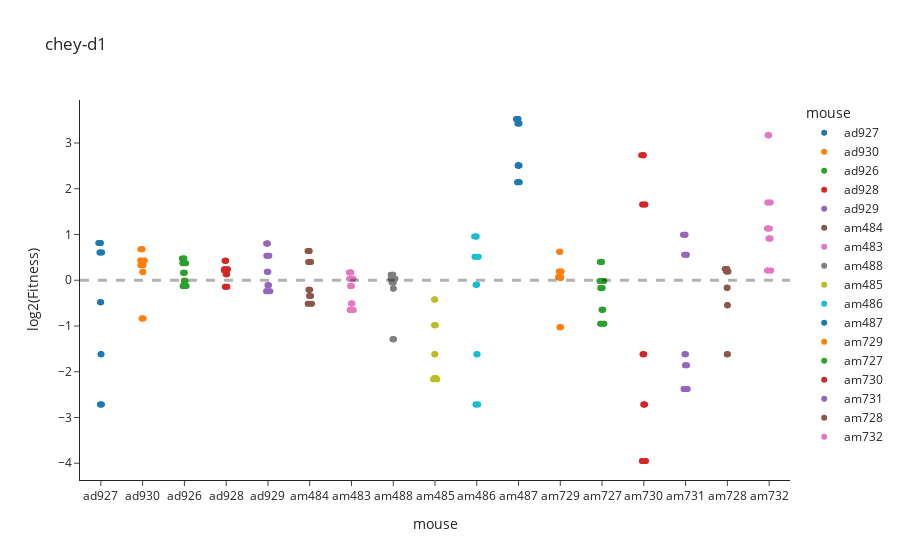

Write notebook code for a chart like this one.
### Code cell
chey_d1 = chey[chey.day == day]
fig = px.strip(chey_d1, x='mouse', y=np.log2(chey_d1['fitness']), color='mouse',  hover_data=['conc', 'fitness'],
               title = f'chey-{day}',
        template='simple_white', labels={"y": "log2(Fitness)",
                     "conc": "Dilution", "fitness": "Fitness"})
fig.add_hline(y=0, line_width=3, line_dash="dash")

### Figure 1 — Plotly figure (JSON) as saved in the notebook; plotly's stock layout.template omitted (floating-point values rounded to 4 significant figures)
{"data": [{"alignmentgroup": "True", "boxpoints": "all", "customdata": [[0.0005, 1.756], [0.0015, 1.521], [0.0001667, 0.7156], [1.852e-05, 0.3264], [5.556e-05, 0.1523], [0.0005, 1.756], [0.0015, 1.521], [0.0001667, 0.7156], [1.852e-05, 0.3264], [5.556e-05, 0.1523], [0.0005, 1.756], [0.0015, 1.521], [0.0001667, 0.7156], [1.852e-05, 0.3264], [5.556e-05, 0.1523], [0.0005, 1.756], [0.0015, 1.521], [0.0001667, 0.7156], [1.852e-05, 0.3264], [5.556e-05, 0.1523]], "fillcolor": "rgba(255,255,255,0)", "hoveron": "points", "hovertemplate": "mouse=%{x}<br>log2(Fitness)=%{y}<br>Dilution=%{customdata[0]}<br>Fitness=%{customdata[1]}<extra></extra>", "legendgroup": "ad927", "line": {"color": "rgba(255,255,255,0)"}, "marker": {"color": "#1F77B4"}, "name": "ad927", "offsetgroup": "ad927", "orientation": "v", "pointpos": 0, "showlegend": true, "type": "box", "x": ["ad927", "ad927", "ad927", "ad927", "ad927", "ad927", "ad927", "ad927", "ad927", "ad927", "ad927", "ad927", "ad927", "ad927", "ad927", "ad927", "ad927", "ad927", "ad927", "ad927"], "x0": " ", "xaxis": "x", "y": [0.8125, 0.6052, -0.4829, -1.615, -2.715, 0.8125, 0.6052, -0.4829, -1.615, -2.715, 0.8125, 0.6052, -0.4829, -1.615, -2.715, 0.8125, 0.6052, -0.4829, -1.615, -2.715], "y0": " ", "yaxis": "y"}, {"alignmentgroup": "True", "boxpoints": "all", "customdata": [[0.0005, 1.253], [0.0015, 1.134], [0.0001667, 1.596], [1.852e-05, 1.351], [5.556e-05, 0.5597], [0.0005, 1.253], [0.0015, 1.134], [0.0001667, 1.596], [1.852e-05, 1.351], [5.556e-05, 0.5597], [0.0005, 1.253], [0.0015, 1.134], [0.0001667, 1.596], [1.852e-05, 1.351], [5.556e-05, 0.5597], [0.0005, 1.253], [0.0015, 1.134], [0.0001667, 1.596], [1.852e-05, 1.351], [5.556e-05, 0.5597]], "fillcolor": "rgba(255,255,255,0)", "hoveron": "points", "hovertemplate": "mouse=%{x}<br>log2(Fitness)=%{y}<br>Dilution=%{customdata[0]}<br>Fitness=%{customdata[1]}<extra></extra>", "legendgroup": "ad930", "line": {"color": "rgba(255,255,255,0)"}, "marker": {"color": "#FF7F0E"}, "name": "ad930", "offsetgroup": "ad930", "orientation": "v", "pointpos": 0, "showlegend": true, "type": "box", "x": ["ad930", "ad930", "ad930", "ad930", "ad930", "ad930", "ad930", "ad930", "ad930", "ad930", "ad930", "ad930", "ad930", "ad930", "ad930", "ad930", "ad930", "ad930", "ad930", "ad930"], "x0": " ", "xaxis": "x", "y": [0.3257, 0.181, 0.6748, 0.4338, -0.8372, 0.3257, 0.181, 0.6748, 0.4338, -0.8372, 0.3257, 0.181, 0.6748, 0.4338, -0.8372, 0.3257, 0.181, 0.6748, 0.4338, -0.8372], "y0": " ", "yaxis": "y"}, {"alignmentgroup": "True", "boxpoints": "all", "customdata": [[0.0005, 1.122], [0.0015, 0.9931], [0.0001667, 1.39], [1.852e-05, 0.918], [5.556e-05, 1.294], [0.0005, 1.122], [0.0015, 0.9931], [0.0001667, 1.39], [1.852e-05, 0.918], [5.556e-05, 1.294], [0.0005, 1.122], [0.0015, 0.9931], [0.0001667, 1.39], [1.852e-05, 0.918], [5.556e-05, 1.294], [0.0005, 1.122], [0.0015, 0.9931], [0.0001667, 1.39], [1.852e-05, 0.918], [5.556e-05, 1.294]], "fillcolor": "rgba(255,255,255,0)", "hoveron": "points", "hovertemplate": "mouse=%{x}<br>log2(Fitness)=%{y}<br>Dilution=%{customdata[0]}<br>Fitness=%{customdata[1]}<extra></extra>", "legendgroup": "ad926", "line": {"color": "rgba(255,255,255,0)"}, "marker": {"color": "#2CA02C"}, "name": "ad926", "offsetgroup": "ad926", "orientation": "v", "pointpos": 0, "showlegend": true, "type": "box", "x": ["ad926", "ad926", "ad926", "ad926", "ad926", "ad926", "ad926", "ad926", "ad926", "ad926", "ad926", "ad926", "ad926", "ad926", "ad926", "ad926", "ad926", "ad926", "ad926", "ad926"], "x0": " ", "xaxis": "x", "y": [0.1657, -0.009993, 0.4746, -0.1234, 0.3714, 0.1657, -0.009993, 0.4746, -0.1234, 0.3714, 0.1657, -0.009993, 0.4746, -0.1234, 0.3714, 0.1657, -0.009993, 0.4746, -0.1234, 0.3714], "y0": " ", "yaxis": "y"}, {"alignmentgroup": "True", "boxpoints": "all", "customdata": [[0.0005, 1.161], [0.0015, 1.18], [0.0001667, 0.9062], [1.852e-05, 1.343], [5.556e-05, 1.094], [0.0005, 1.161], [0.0015, 1.18], [0.0001667, 0.9062], [1.852e-05, 1.343], [5.556e-05, 1.094], [0.0005, 1.161], [0.0015, 1.18], [0.0001667, 0.9062], [1.852e-05, 1.343], [5.556e-05, 1.094], [0.0005, 1.161], [0.0015, 1.18], [0.0001667, 0.9062], [1.852e-05, 1.343], [5.556e-05, 1.094]], "fillcolor": "rgba(255,255,255,0)", "hoveron": "points", "hovertemplate": "mouse=%{x}<br>log2(Fitness)=%{y}<br>Dilution=%{customdata[0]}<br>Fitness=%{customdata[1]}<extra></extra>", "legendgroup": "ad928", "line": {"color": "rgba(255,255,255,0)"}, "marker": {"color": "#D62728"}, "name": "ad928", "offsetgroup": "ad928", "orientation": "v", "pointpos": 0, "showlegend": true, "type": "box", "x": ["ad928", "ad928", "ad928", "ad928", "ad928", "ad928", "ad928", "ad928", "ad928", "ad928", "ad928", "ad928", "ad928", "ad928", "ad928", "ad928", "ad928", "ad928", "ad928", "ad928"], "x0": " ", "xaxis": "x", "y": [0.2151, 0.2385, -0.1422, 0.425, 0.13, 0.2151, 0.2385, -0.1422, 0.425, 0.13, 0.2151, 0.2385, -0.1422, 0.425, 0.13, 0.2151, 0.2385, -0.1422, 0.425, 0.13], "y0": " ", "yaxis": "y"}, {"alignmentgroup": "True", "boxpoints": "all", "customdata": [[0.0005, 1.451], [0.0015, 1.136], [0.0001667, 0.9269], [1.852e-05, 0.8458], [5.556e-05, 1.744], [0.0005, 1.451], [0.0015, 1.136], [0.0001667, 0.9269], [1.852e-05, 0.8458], [5.556e-05, 1.744], [0.0005, 1.451], [0.0015, 1.136], [0.0001667, 0.9269], [1.852e-05, 0.8458], [5.556e-05, 1.744], [0.0005, 1.451], [0.0015, 1.136], [0.0001667, 0.9269], [1.852e-05, 0.8458], [5.556e-05, 1.744]], "fillcolor": "rgba(255,255,255,0)", "hoveron": "points", "hovertemplate": "mouse=%{x}<br>log2(Fitness)=%{y}<br>Dilution=%{customdata[0]}<br>Fitness=%{customdata[1]}<extra></extra>", "legendgroup": "ad929", "line": {"color": "rgba(255,255,255,0)"}, "marker": {"color": "#9467BD"}, "name": "ad929", "offsetgroup": "ad929", "orientation": "v", "pointpos": 0, "showlegend": true, "type": "box", "x": ["ad929", "ad929", "ad929", "ad929", "ad929", "ad929", "ad929", "ad929", "ad929", "ad929", "ad929", "ad929", "ad929", "ad929", "ad929", "ad929", "ad929", "ad929", "ad929", "ad929"], "x0": " ", "xaxis": "x", "y": [0.5366, 0.1841, -0.1096, -0.2415, 0.8027, 0.5366, 0.1841, -0.1096, -0.2415, 0.8027, 0.5366, 0.1841, -0.1096, -0.2415, 0.8027, 0.5366, 0.1841, -0.1096, -0.2415, 0.8027], "y0": " ", "yaxis": "y"}, {"alignmentgroup": "True", "boxpoints": "all", "customdata": [[0.0005, 0.7864], [0.0015, 0.8665], [0.0001667, 1.555], [1.852e-05, 0.7], [5.556e-05, 1.317], [0.0005, 0.7864], [0.0015, 0.8665], [0.0001667, 1.555], [1.852e-05, 0.7], [5.556e-05, 1.317], [0.0005, 0.7864], [0.0015, 0.8665], [0.0001667, 1.555], [1.852e-05, 0.7], [5.556e-05, 1.317], [0.0005, 0.7864], [0.0015, 0.8665], [0.0001667, 1.555], [1.852e-05, 0.7], [5.556e-05, 1.317]], "fillcolor": "rgba(255,255,255,0)", "hoveron": "points", "hovertemplate": "mouse=%{x}<br>log2(Fitness)=%{y}<br>Dilution=%{customdata[0]}<br>Fitness=%{customdata[1]}<extra></extra>", "legendgroup": "am484", "line": {"color": "rgba(255,255,255,0)"}, "marker": {"color": "#8C564B"}, "name": "am484", "offsetgroup": "am484", "orientation": "v", "pointpos": 0, "showlegend": true, "type": "box", "x": ["am484", "am484", "am484", "am484", "am484", "am484", "am484", "am484", "am484", "am484", "am484", "am484", "am484", "am484", "am484", "am484", "am484", "am484", "am484", "am484"], "x0": " ", "xaxis": "x", "y": [-0.3467, -0.2068, 0.6368, -0.5145, 0.397, -0.3467, -0.2068, 0.6368, -0.5145, 0.397, -0.3467, -0.2068, 0.6368, -0.5145, 0.397, -0.3467, -0.2068, 0.6368, -0.5145, 0.397], "y0": " ", "yaxis": "y"}, {"alignmentgroup": "True", "boxpoints": "all", "customdata": [[0.0005, 0.7039], [0.0015, 0.9165], [0.0001667, 1.022], [1.852e-05, 0.6362], [5.556e-05, 1.126], [0.0005, 0.7039], [0.0015, 0.9165], [0.0001667, 1.022], [1.852e-05, 0.6362], [5.556e-05, 1.126], [0.0005, 0.7039], [0.0015, 0.9165], [0.0001667, 1.022], [1.852e-05, 0.6362], [5.556e-05, 1.126], [0.0005, 0.7039], [0.0015, 0.9165], [0.0001667, 1.022], [1.852e-05, 0.6362], [5.556e-05, 1.126]], "fillcolor": "rgba(255,255,255,0)", "hoveron": "points", "hovertemplate": "mouse=%{x}<br>log2(Fitness)=%{y}<br>Dilution=%{customdata[0]}<br>Fitness=%{customdata[1]}<extra></extra>", "legendgroup": "am483", "line": {"color": "rgba(255,255,255,0)"}, "marker": {"color": "#E377C2"}, "name": "am483", "offsetgroup": "am483", "orientation": "v", "pointpos": 0, "showlegend": true, "type": "box", "x": ["am483", "am483", "am483", "am483", "am483", "am483", "am483", "am483", "am483", "am483", "am483", "am483", "am483", "am483", "am483", "am483", "am483", "am483", "am483", "am483"], "x0": " ", "xaxis": "x", "y": [-0.5066, -0.1257, 0.03095, -0.6524, 0.1712, -0.5066, -0.1257, 0.03095, -0.6524, 0.1712, -0.5066, -0.1257, 0.03095, -0.6524, 0.1712, -0.5066, -0.1257, 0.03095, -0.6524, 0.1712], "y0": " ", "yaxis": "y"}, {"alignmentgroup": "True", "boxpoints": "all", "customdata": [[0.0005, 1.087], [0.0015, 0.9682], [0.0001667, 1.022], [1.852e-05, 0.4095], [5.556e-05, 0.8841], [0.0005, 1.087], [0.0015, 0.9682], [0.0001667, 1.022], [1.852e-05, 0.4095], [5.556e-05, 0.8841], [0.0005, 1.087], [0.0015, 0.9682], [0.0001667, 1.022], [1.852e-05, 0.4095], [5.556e-05, 0.8841], [0.0005, 1.087], [0.0015, 0.9682], [0.0001667, 1.022], [1.852e-05, 0.4095], [5.556e-05, 0.8841]], "fillcolor": "rgba(255,255,255,0)", "hoveron": "points", "hovertemplate": "mouse=%{x}<br>log2(Fitness)=%{y}<br>Dilution=%{customdata[0]}<br>Fitness=%{customdata[1]}<extra></extra>", "legendgroup": "am488", "line": {"color": "rgba(255,255,255,0)"}, "marker": {"color": "#7F7F7F"}, "name": "am488", "offsetgroup": "am488", "orientation": "v", "pointpos": 0, "showlegend": true, "type": "box", "x": ["am488", "am488", "am488", "am488", "am488", "am488", "am488", "am488", "am488", "am488", "am488", "am488", "am488", "am488", "am488", "am488", "am488", "am488", "am488", "am488"], "x0": " ", "xaxis": "x", "y": [0.1201, -0.04661, 0.03201, -1.288, -0.1778, 0.1201, -0.04661, 0.03201, -1.288, -0.1778, 0.1201, -0.04661, 0.03201, -1.288, -0.1778, 0.1201, -0.04661, 0.03201, -1.288, -0.1778], "y0": " ", "yaxis": "y"}, {"alignmentgroup": "True", "boxpoints": "all", "customdata": [[0.0005, 0.5061], [0.0015, 0.7465], [0.0001667, 0.2235], [1.852e-05, 0.3264], [5.556e-05, 0.2275], [0.0005, 0.5061], [0.0015, 0.7465], [0.0001667, 0.2235], [1.852e-05, 0.3264], [5.556e-05, 0.2275], [0.0005, 0.5061], [0.0015, 0.7465], [0.0001667, 0.2235], [1.852e-05, 0.3264], [5.556e-05, 0.2275], [0.0005, 0.5061], [0.0015, 0.7465], [0.0001667, 0.2235], [1.852e-05, 0.3264], [5.556e-05, 0.2275]], "fillcolor": "rgba(255,255,255,0)", "hoveron": "points", "hovertemplate": "mouse=%{x}<br>log2(Fitness)=%{y}<br>Dilution=%{customdata[0]}<br>Fitness=%{customdata[1]}<extra></extra>", "legendgroup": "am485", "line": {"color": "rgba(255,255,255,0)"}, "marker": {"color": "#BCBD22"}, "name": "am485", "offsetgroup": "am485", "orientation": "v", "pointpos": 0, "showlegend": true, "type": "box", "x": ["am485", "am485", "am485", "am485", "am485", "am485", "am485", "am485", "am485", "am485", "am485", "am485", "am485", "am485", "am485", "am485", "am485", "am485", "am485", "am485"], "x0": " ", "xaxis": "x", "y": [-0.9825, -0.4217, -2.161, -1.615, -2.136, -0.9825, -0.4217, -2.161, -1.615, -2.136, -0.9825, -0.4217, -2.161, -1.615, -2.136, -0.9825, -0.4217, -2.161, -1.615, -2.136], "y0": " ", "yaxis": "y"}, {"alignmentgroup": "True", "boxpoints": "all", "customdata": [[0.0005, 1.941], [0.0015, 0.9356], [0.0001667, 1.429], [1.852e-05, 0.3264], [5.556e-05, 0.1523], [0.0005, 1.941], [0.0015, 0.9356], [0.0001667, 1.429], [1.852e-05, 0.3264], [5.556e-05, 0.1523], [0.0005, 1.941], [0.0015, 0.9356], [0.0001667, 1.429], [1.852e-05, 0.3264], [5.556e-05, 0.1523], [0.0005, 1.941], [0.0015, 0.9356], [0.0001667, 1.429], [1.852e-05, 0.3264], [5.556e-05, 0.1523]], "fillcolor": "rgba(255,255,255,0)", "hoveron": "points", "hovertemplate": "mouse=%{x}<br>log2(Fitness)=%{y}<br>Dilution=%{customdata[0]}<br>Fitness=%{customdata[1]}<extra></extra>", "legendgroup": "am486", "line": {"color": "rgba(255,255,255,0)"}, "marker": {"color": "#17BECF"}, "name": "am486", "offsetgroup": "am486", "orientation": "v", "pointpos": 0, "showlegend": true, "type": "box", "x": ["am486", "am486", "am486", "am486", "am486", "am486", "am486", "am486", "am486", "am486", "am486", "am486", "am486", "am486", "am486", "am486", "am486", "am486", "am486", "am486"], "x0": " ", "xaxis": "x", "y": [0.9564, -0.09611, 0.5148, -1.615, -2.715, 0.9564, -0.09611, 0.5148, -1.615, -2.715, 0.9564, -0.09611, 0.5148, -1.615, -2.715, 0.9564, -0.09611, 0.5148, -1.615, -2.715], "y0": " ", "yaxis": "y"}, {"alignmentgroup": "True", "boxpoints": "all", "customdata": [[0.0005, 11.51], [0.0015, 10.73], [0.0001667, 4.415], [1.852e-05, 5.687], [5.556e-05, 5.692], [0.0005, 11.51], [0.0015, 10.73], [0.0001667, 4.415], [1.852e-05, 5.687], [5.556e-05, 5.692], [0.0005, 11.51], [0.0015, 10.73], [0.0001667, 4.415], [1.852e-05, 5.687], [5.556e-05, 5.692], [0.0005, 11.51], [0.0015, 10.73], [0.0001667, 4.415], [1.852e-05, 5.687], [5.556e-05, 5.692]], "fillcolor": "rgba(255,255,255,0)", "hoveron": "points", "hovertemplate": "mouse=%{x}<br>log2(Fitness)=%{y}<br>Dilution=%{customdata[0]}<br>Fitness=%{customdata[1]}<extra></extra>", "legendgroup": "am487", "line": {"color": "rgba(255,255,255,0)"}, "marker": {"color": "#1F77B4"}, "name": "am487", "offsetgroup": "am487", "orientation": "v", "pointpos": 0, "showlegend": true, "type": "box", "x": ["am487", "am487", "am487", "am487", "am487", "am487", "am487", "am487", "am487", "am487", "am487", "am487", "am487", "am487", "am487", "am487", "am487", "am487", "am487", "am487"], "x0": " ", "xaxis": "x", "y": [3.524, 3.424, 2.143, 2.508, 2.509, 3.524, 3.424, 2.143, 2.508, 2.509, 3.524, 3.424, 2.143, 2.508, 2.509, 3.524, 3.424, 2.143, 2.508, 2.509], "y0": " ", "yaxis": "y"}, {"alignmentgroup": "True", "boxpoints": "all", "customdata": [[0.0005, 1.05], [0.0015, 1.036], [0.0001667, 1.14], [1.852e-05, 0.4899], [5.556e-05, 1.541], [0.0005, 1.05], [0.0015, 1.036], [0.0001667, 1.14], [1.852e-05, 0.4899], [5.556e-05, 1.541], [0.0005, 1.05], [0.0015, 1.036], [0.0001667, 1.14], [1.852e-05, 0.4899], [5.556e-05, 1.541], [0.0005, 1.05], [0.0015, 1.036], [0.0001667, 1.14], [1.852e-05, 0.4899], [5.556e-05, 1.541]], "fillcolor": "rgba(255,255,255,0)", "hoveron": "points", "hovertemplate": "mouse=%{x}<br>log2(Fitness)=%{y}<br>Dilution=%{customdata[0]}<br>Fitness=%{customdata[1]}<extra></extra>", "legendgroup": "am729", "line": {"color": "rgba(255,255,255,0)"}, "marker": {"color": "#FF7F0E"}, "name": "am729", "offsetgroup": "am729", "orientation": "v", "pointpos": 0, "showlegend": true, "type": "box", "x": ["am729", "am729", "am729", "am729", "am729", "am729", "am729", "am729", "am729", "am729", "am729", "am729", "am729", "am729", "am729", "am729", "am729", "am729", "am729", "am729"], "x0": " ", "xaxis": "x", "y": [0.07, 0.05034, 0.1886, -1.029, 0.6238, 0.07, 0.05034, 0.1886, -1.029, 0.6238, 0.07, 0.05034, 0.1886, -1.029, 0.6238, 0.07, 0.05034, 0.1886, -1.029, 0.6238], "y0": " ", "yaxis": "y"}, {"alignmentgroup": "True", "boxpoints": "all", "customdata": [[0.0005, 1.316], [0.0015, 0.9882], [0.0001667, 0.6404], [1.852e-05, 0.8903], [5.556e-05, 0.5167], [0.0005, 1.316], [0.0015, 0.9882], [0.0001667, 0.6404], [1.852e-05, 0.8903], [5.556e-05, 0.5167], [0.0005, 1.316], [0.0015, 0.9882], [0.0001667, 0.6404], [1.852e-05, 0.8903], [5.556e-05, 0.5167], [0.0005, 1.316], [0.0015, 0.9882], [0.0001667, 0.6404], [1.852e-05, 0.8903], [5.556e-05, 0.5167]], "fillcolor": "rgba(255,255,255,0)", "hoveron": "points", "hovertemplate": "mouse=%{x}<br>log2(Fitness)=%{y}<br>Dilution=%{customdata[0]}<br>Fitness=%{customdata[1]}<extra></extra>", "legendgroup": "am727", "line": {"color": "rgba(255,255,255,0)"}, "marker": {"color": "#2CA02C"}, "name": "am727", "offsetgroup": "am727", "orientation": "v", "pointpos": 0, "showlegend": true, "type": "box", "x": ["am727", "am727", "am727", "am727", "am727", "am727", "am727", "am727", "am727", "am727", "am727", "am727", "am727", "am727", "am727", "am727", "am727", "am727", "am727", "am727"], "x0": " ", "xaxis": "x", "y": [0.3966, -0.01707, -0.643, -0.1677, -0.9527, 0.3966, -0.01707, -0.643, -0.1677, -0.9527, 0.3966, -0.01707, -0.643, -0.1677, -0.9527, 0.3966, -0.01707, -0.643, -0.1677, -0.9527], "y0": " ", "yaxis": "y"}, {"alignmentgroup": "True", "boxpoints": "all", "customdata": [[0.0005, 3.145], [0.0015, 6.649], [0.0001667, 0.06466], [1.852e-05, 0.3264], [5.556e-05, 0.1523], [0.0005, 3.145], [0.0015, 6.649], [0.0001667, 0.06466], [1.852e-05, 0.3264], [5.556e-05, 0.1523], [0.0005, 3.145], [0.0015, 6.649], [0.0001667, 0.06466], [1.852e-05, 0.3264], [5.556e-05, 0.1523], [0.0005, 3.145], [0.0015, 6.649], [0.0001667, 0.06466], [1.852e-05, 0.3264], [5.556e-05, 0.1523]], "fillcolor": "rgba(255,255,255,0)", "hoveron": "points", "hovertemplate": "mouse=%{x}<br>log2(Fitness)=%{y}<br>Dilution=%{customdata[0]}<br>Fitness=%{customdata[1]}<extra></extra>", "legendgroup": "am730", "line": {"color": "rgba(255,255,255,0)"}, "marker": {"color": "#D62728"}, "name": "am730", "offsetgroup": "am730", "orientation": "v", "pointpos": 0, "showlegend": true, "type": "box", "x": ["am730", "am730", "am730", "am730", "am730", "am730", "am730", "am730", "am730", "am730", "am730", "am730", "am730", "am730", "am730", "am730", "am730", "am730", "am730", "am730"], "x0": " ", "xaxis": "x", "y": [1.653, 2.733, -3.951, -1.615, -2.715, 1.653, 2.733, -3.951, -1.615, -2.715, 1.653, 2.733, -3.951, -1.615, -2.715, 1.653, 2.733, -3.951, -1.615, -2.715], "y0": " ", "yaxis": "y"}, {"alignmentgroup": "True", "boxpoints": "all", "customdata": [[0.0005, 1.47], [0.0015, 1.993], [0.0001667, 0.2763], [1.852e-05, 0.3264], [5.556e-05, 0.1925], [0.0005, 1.47], [0.0015, 1.993], [0.0001667, 0.2763], [1.852e-05, 0.3264], [5.556e-05, 0.1925], [0.0005, 1.47], [0.0015, 1.993], [0.0001667, 0.2763], [1.852e-05, 0.3264], [5.556e-05, 0.1925], [0.0005, 1.47], [0.0015, 1.993], [0.0001667, 0.2763], [1.852e-05, 0.3264], [5.556e-05, 0.1925]], "fillcolor": "rgba(255,255,255,0)", "hoveron": "points", "hovertemplate": "mouse=%{x}<br>log2(Fitness)=%{y}<br>Dilution=%{customdata[0]}<br>Fitness=%{customdata[1]}<extra></extra>", "legendgroup": "am731", "line": {"color": "rgba(255,255,255,0)"}, "marker": {"color": "#9467BD"}, "name": "am731", "offsetgroup": "am731", "orientation": "v", "pointpos": 0, "showlegend": true, "type": "box", "x": ["am731", "am731", "am731", "am731", "am731", "am731", "am731", "am731", "am731", "am731", "am731", "am731", "am731", "am731", "am731", "am731", "am731", "am731", "am731", "am731"], "x0": " ", "xaxis": "x", "y": [0.5557, 0.9947, -1.856, -1.615, -2.377, 0.5557, 0.9947, -1.856, -1.615, -2.377, 0.5557, 0.9947, -1.856, -1.615, -2.377, 0.5557, 0.9947, -1.856, -1.615, -2.377], "y0": " ", "yaxis": "y"}, {"alignmentgroup": "True", "boxpoints": "all", "customdata": [[0.0005, 1.187], [0.0015, 1.142], [0.0001667, 0.8922], [1.852e-05, 0.3264], [5.556e-05, 0.6849], [0.0005, 1.187], [0.0015, 1.142], [0.0001667, 0.8922], [1.852e-05, 0.3264], [5.556e-05, 0.6849], [0.0005, 1.187], [0.0015, 1.142], [0.0001667, 0.8922], [1.852e-05, 0.3264], [5.556e-05, 0.6849], [0.0005, 1.187], [0.0015, 1.142], [0.0001667, 0.8922], [1.852e-05, 0.3264], [5.556e-05, 0.6849]], "fillcolor": "rgba(255,255,255,0)", "hoveron": "points", "hovertemplate": "mouse=%{x}<br>log2(Fitness)=%{y}<br>Dilution=%{customdata[0]}<br>Fitness=%{customdata[1]}<extra></extra>", "legendgroup": "am728", "line": {"color": "rgba(255,255,255,0)"}, "marker": {"color": "#8C564B"}, "name": "am728", "offsetgroup": "am728", "orientation": "v", "pointpos": 0, "showlegend": true, "type": "box", "x": ["am728", "am728", "am728", "am728", "am728", "am728", "am728", "am728", "am728", "am728", "am728", "am728", "am728", "am728", "am728", "am728", "am728", "am728", "am728", "am728"], "x0": " ", "xaxis": "x", "y": [0.2472, 0.192, -0.1645, -1.615, -0.5461, 0.2472, 0.192, -0.1645, -1.615, -0.5461, 0.2472, 0.192, -0.1645, -1.615, -0.5461, 0.2472, 0.192, -0.1645, -1.615, -0.5461], "y0": " ", "yaxis": "y"}, {"alignmentgroup": "True", "boxpoints": "all", "customdata": [[0.0005, 3.253], [0.0015, 9.008], [0.0001667, 1.881], [1.852e-05, 1.157], [5.556e-05, 2.186], [0.0005, 3.253], [0.0015, 9.008], [0.0001667, 1.881], [1.852e-05, 1.157], [5.556e-05, 2.186], [0.0005, 3.253], [0.0015, 9.008], [0.0001667, 1.881], [1.852e-05, 1.157], [5.556e-05, 2.186], [0.0005, 3.253], [0.0015, 9.008], [0.0001667, 1.881], [1.852e-05, 1.157], [5.556e-05, 2.186]], "fillcolor": "rgba(255,255,255,0)", "hoveron": "points", "hovertemplate": "mouse=%{x}<br>log2(Fitness)=%{y}<br>Dilution=%{customdata[0]}<br>Fitness=%{customdata[1]}<extra></extra>", "legendgroup": "am732", "line": {"color": "rgba(255,255,255,0)"}, "marker": {"color": "#E377C2"}, "name": "am732", "offsetgroup": "am732", "orientation": "v", "pointpos": 0, "showlegend": true, "type": "box", "x": ["am732", "am732", "am732", "am732", "am732", "am732", "am732", "am732", "am732", "am732", "am732", "am732", "am732", "am732", "am732", "am732", "am732", "am732", "am732", "am732"], "x0": " ", "xaxis": "x", "y": [1.702, 3.171, 0.9115, 0.2103, 1.129, 1.702, 3.171, 0.9115, 0.2103, 1.129, 1.702, 3.171, 0.9115, 0.2103, 1.129, 1.702, 3.171, 0.9115, 0.2103, 1.129], "y0": " ", "yaxis": "y"}], "layout": {"boxmode": "overlay", "legend": {"title": {"text": "mouse"}, "tracegroupgap": 0}, "shapes": [{"line": {"dash": "dash", "width": 3}, "type": "line", "x0": 0, "x1": 1, "xref": "x domain", "y0": 0, "y1": 0, "yref": "y"}], "title": {"text": "chey-d1"}, "xaxis": {"anchor": "y", "categoryarray": ["ad927", "ad930", "ad926", "ad928", "ad929", "am484", "am483", "am488", "am485", "am486", "am487", "am729", "am727", "am730", "am731", "am728", "am732"], "categoryorder": "array", "domain": [0, 1], "title": {"text": "mouse"}}, "yaxis": {"anchor": "x", "domain": [0, 1], "title": {"text": "log2(Fitness)"}}}}
